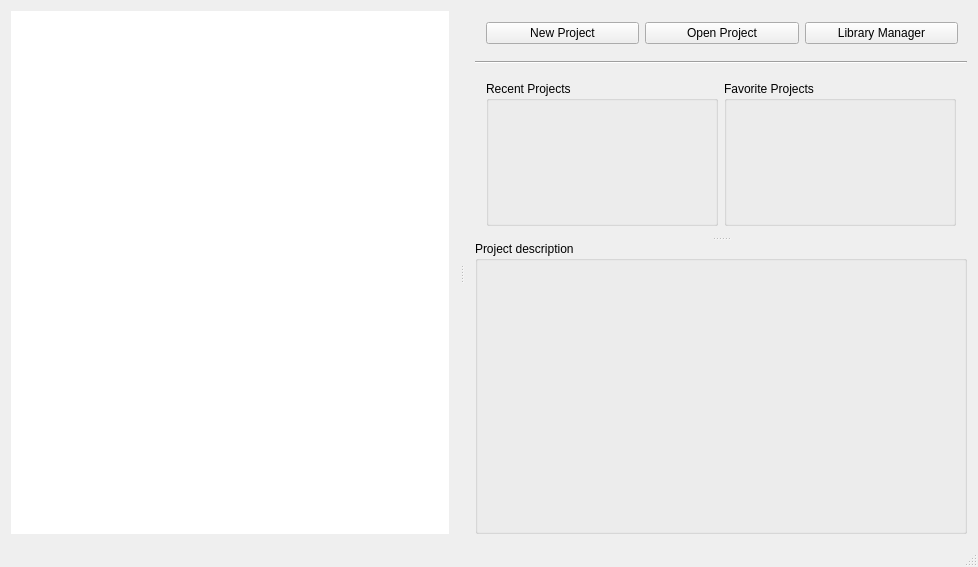
<?xml version="1.0" encoding="UTF-8"?>
<ui version="4.0">
 <class>librepcb::editor::ControlPanel</class>
 <widget class="QMainWindow" name="librepcb::editor::ControlPanel">
  <property name="geometry">
   <rect>
    <x>0</x>
    <y>0</y>
    <width>978</width>
    <height>567</height>
   </rect>
  </property>
  <property name="windowTitle">
   <string>LibrePCB ControlPanel</string>
  </property>
  <property name="windowIcon">
   <iconset>
    <normaloff>:/img/app/librepcb.png</normaloff>:/img/app/librepcb.png</iconset>
  </property>
  <widget class="QWidget" name="centralWidget">
   <layout class="QVBoxLayout" name="verticalLayout_2">
    <property name="spacing">
     <number>0</number>
    </property>
    <property name="leftMargin">
     <number>0</number>
    </property>
    <property name="topMargin">
     <number>0</number>
    </property>
    <property name="rightMargin">
     <number>0</number>
    </property>
    <property name="bottomMargin">
     <number>0</number>
    </property>
    <item>
     <widget class="librepcb::editor::MessageWidget" name="msgWarnForNewerAppVersions" native="true"/>
    </item>
    <item>
     <widget class="librepcb::editor::MessageWidget" name="msgInstallDesktopIntegration" native="true"/>
    </item>
    <item>
     <widget class="librepcb::editor::MessageWidget" name="msgWarnForNoLibraries" native="true"/>
    </item>
    <item>
     <widget class="QSplitter" name="splitter_h">
      <property name="sizePolicy">
       <sizepolicy hsizetype="Expanding" vsizetype="Preferred">
        <horstretch>0</horstretch>
        <verstretch>1</verstretch>
       </sizepolicy>
      </property>
      <property name="orientation">
       <enum>Qt::Horizontal</enum>
      </property>
      <property name="childrenCollapsible">
       <bool>false</bool>
      </property>
      <widget class="QWidget" name="layoutWidget">
       <layout class="QVBoxLayout" name="verticalLayout_4">
        <item>
         <widget class="QTreeView" name="projectTreeView">
          <property name="mouseTracking">
           <bool>true</bool>
          </property>
          <property name="contextMenuPolicy">
           <enum>Qt::CustomContextMenu</enum>
          </property>
          <property name="frameShape">
           <enum>QFrame::NoFrame</enum>
          </property>
          <property name="editTriggers">
           <set>QAbstractItemView::NoEditTriggers</set>
          </property>
          <property name="rootIsDecorated">
           <bool>true</bool>
          </property>
          <property name="sortingEnabled">
           <bool>false</bool>
          </property>
          <property name="animated">
           <bool>true</bool>
          </property>
          <property name="expandsOnDoubleClick">
           <bool>false</bool>
          </property>
          <attribute name="headerShowSortIndicator" stdset="0">
           <bool>false</bool>
          </attribute>
         </widget>
        </item>
       </layout>
      </widget>
      <widget class="QWidget" name="layoutWidget1">
       <layout class="QVBoxLayout" name="verticalLayout">
        <item>
         <widget class="QFrame" name="frame">
          <property name="sizePolicy">
           <sizepolicy hsizetype="Preferred" vsizetype="Fixed">
            <horstretch>0</horstretch>
            <verstretch>0</verstretch>
           </sizepolicy>
          </property>
          <property name="frameShape">
           <enum>QFrame::NoFrame</enum>
          </property>
          <property name="frameShadow">
           <enum>QFrame::Raised</enum>
          </property>
          <layout class="QHBoxLayout" name="horizontalLayout_2">
           <property name="rightMargin">
            <number>9</number>
           </property>
           <item>
            <widget class="QPushButton" name="newProjectButton">
             <property name="text">
              <string>New Project</string>
             </property>
             <property name="icon">
              <iconset>
               <normaloff>:/img/actions/new.png</normaloff>:/img/actions/new.png</iconset>
             </property>
             <property name="iconSize">
              <size>
               <width>24</width>
               <height>24</height>
              </size>
             </property>
            </widget>
           </item>
           <item>
            <widget class="QPushButton" name="openProjectButton">
             <property name="text">
              <string>Open Project</string>
             </property>
             <property name="icon">
              <iconset>
               <normaloff>:/img/actions/open.png</normaloff>:/img/actions/open.png</iconset>
             </property>
             <property name="iconSize">
              <size>
               <width>24</width>
               <height>24</height>
              </size>
             </property>
            </widget>
           </item>
           <item>
            <widget class="QPushButton" name="openLibraryManagerButton">
             <property name="text">
              <string>Library Manager</string>
             </property>
             <property name="icon">
              <iconset>
               <normaloff>:/img/library/symbol.png</normaloff>:/img/library/symbol.png</iconset>
             </property>
             <property name="iconSize">
              <size>
               <width>24</width>
               <height>24</height>
              </size>
             </property>
            </widget>
           </item>
          </layout>
         </widget>
        </item>
        <item>
         <widget class="Line" name="line">
          <property name="orientation">
           <enum>Qt::Horizontal</enum>
          </property>
         </widget>
        </item>
        <item>
         <widget class="QSplitter" name="splitter_v">
          <property name="frameShape">
           <enum>QFrame::NoFrame</enum>
          </property>
          <property name="orientation">
           <enum>Qt::Vertical</enum>
          </property>
          <property name="childrenCollapsible">
           <bool>false</bool>
          </property>
          <widget class="QWidget" name="layoutWidget2">
           <layout class="QHBoxLayout" name="horizontalLayout">
            <item>
             <widget class="QGroupBox" name="groupBox_2">
              <property name="sizePolicy">
               <sizepolicy hsizetype="Expanding" vsizetype="Minimum">
                <horstretch>0</horstretch>
                <verstretch>0</verstretch>
               </sizepolicy>
              </property>
              <property name="maximumSize">
               <size>
                <width>16777215</width>
                <height>16777215</height>
               </size>
              </property>
              <property name="title">
               <string>Recent Projects</string>
              </property>
              <layout class="QVBoxLayout" name="verticalLayout_3">
               <item>
                <widget class="QListView" name="recentProjectsListView">
                 <property name="sizePolicy">
                  <sizepolicy hsizetype="Expanding" vsizetype="Minimum">
                   <horstretch>0</horstretch>
                   <verstretch>0</verstretch>
                  </sizepolicy>
                 </property>
                 <property name="mouseTracking">
                  <bool>true</bool>
                 </property>
                 <property name="focusPolicy">
                  <enum>Qt::NoFocus</enum>
                 </property>
                 <property name="contextMenuPolicy">
                  <enum>Qt::CustomContextMenu</enum>
                 </property>
                 <property name="styleSheet">
                  <string notr="true">QListView
{
	background-color: rgba(0, 0, 0, 0);
	border: 0px;
}
QListView::item:hover
{
    background: qlineargradient(spread:pad, x1:0, y1:0, x2:1, y2:0, stop:0 palette(highlight), stop:1 rgba(0, 0, 0, 0));
    color: palette(highlighted-text);
}
QListView::item
{
	color: palette(link);
}</string>
                 </property>
                 <property name="frameShape">
                  <enum>QFrame::NoFrame</enum>
                 </property>
                 <property name="verticalScrollBarPolicy">
                  <enum>Qt::ScrollBarAsNeeded</enum>
                 </property>
                 <property name="horizontalScrollBarPolicy">
                  <enum>Qt::ScrollBarAlwaysOff</enum>
                 </property>
                 <property name="sizeAdjustPolicy">
                  <enum>QAbstractScrollArea::AdjustToContents</enum>
                 </property>
                 <property name="editTriggers">
                  <set>QAbstractItemView::NoEditTriggers</set>
                 </property>
                 <property name="showDropIndicator" stdset="0">
                  <bool>false</bool>
                 </property>
                 <property name="selectionMode">
                  <enum>QAbstractItemView::NoSelection</enum>
                 </property>
                 <property name="selectionBehavior">
                  <enum>QAbstractItemView::SelectRows</enum>
                 </property>
                 <property name="resizeMode">
                  <enum>QListView::Adjust</enum>
                 </property>
                </widget>
               </item>
              </layout>
             </widget>
            </item>
            <item>
             <widget class="QGroupBox" name="groupBox">
              <property name="sizePolicy">
               <sizepolicy hsizetype="Expanding" vsizetype="Minimum">
                <horstretch>0</horstretch>
                <verstretch>0</verstretch>
               </sizepolicy>
              </property>
              <property name="title">
               <string>Favorite Projects</string>
              </property>
              <layout class="QVBoxLayout" name="verticalLayout_5">
               <item>
                <widget class="QListView" name="favoriteProjectsListView">
                 <property name="sizePolicy">
                  <sizepolicy hsizetype="Expanding" vsizetype="Minimum">
                   <horstretch>0</horstretch>
                   <verstretch>0</verstretch>
                  </sizepolicy>
                 </property>
                 <property name="mouseTracking">
                  <bool>true</bool>
                 </property>
                 <property name="focusPolicy">
                  <enum>Qt::NoFocus</enum>
                 </property>
                 <property name="contextMenuPolicy">
                  <enum>Qt::CustomContextMenu</enum>
                 </property>
                 <property name="styleSheet">
                  <string notr="true">QListView
{
	background-color: rgba(0, 0, 0, 0);
	border: 0px;
}
QListView::item:hover
{
    background: qlineargradient(spread:pad, x1:0, y1:0, x2:1, y2:0, stop:0 palette(highlight), stop:1 rgba(0, 0, 0, 0));
    color: palette(highlighted-text);
}
QListView::item
{
	color: palette(link);
}</string>
                 </property>
                 <property name="frameShape">
                  <enum>QFrame::NoFrame</enum>
                 </property>
                 <property name="verticalScrollBarPolicy">
                  <enum>Qt::ScrollBarAsNeeded</enum>
                 </property>
                 <property name="horizontalScrollBarPolicy">
                  <enum>Qt::ScrollBarAlwaysOff</enum>
                 </property>
                 <property name="sizeAdjustPolicy">
                  <enum>QAbstractScrollArea::AdjustToContents</enum>
                 </property>
                 <property name="editTriggers">
                  <set>QAbstractItemView::NoEditTriggers</set>
                 </property>
                 <property name="showDropIndicator" stdset="0">
                  <bool>false</bool>
                 </property>
                 <property name="selectionMode">
                  <enum>QAbstractItemView::NoSelection</enum>
                 </property>
                 <property name="selectionBehavior">
                  <enum>QAbstractItemView::SelectRows</enum>
                 </property>
                 <property name="resizeMode">
                  <enum>QListView::Adjust</enum>
                 </property>
                </widget>
               </item>
              </layout>
             </widget>
            </item>
           </layout>
          </widget>
          <widget class="QGroupBox" name="groupBox_3">
           <property name="sizePolicy">
            <sizepolicy hsizetype="Expanding" vsizetype="Expanding">
             <horstretch>0</horstretch>
             <verstretch>0</verstretch>
            </sizepolicy>
           </property>
           <property name="title">
            <string>Project description</string>
           </property>
           <layout class="QVBoxLayout" name="verticalLayout_6">
            <item>
             <widget class="QTextBrowser" name="textBrowser">
              <property name="styleSheet">
               <string notr="true">background-color: transparent;</string>
              </property>
              <property name="frameShape">
               <enum>QFrame::NoFrame</enum>
              </property>
              <property name="openLinks">
               <bool>false</bool>
              </property>
             </widget>
            </item>
           </layout>
          </widget>
         </widget>
        </item>
       </layout>
      </widget>
     </widget>
    </item>
   </layout>
  </widget>
  <widget class="QMenuBar" name="menuBar">
   <property name="geometry">
    <rect>
     <x>0</x>
     <y>0</y>
     <width>978</width>
     <height>23</height>
    </rect>
   </property>
  </widget>
  <widget class="librepcb::editor::StatusBar" name="statusBar"/>
 </widget>
 <layoutdefault spacing="6" margin="11"/>
 <customwidgets>
  <customwidget>
   <class>librepcb::editor::StatusBar</class>
   <extends>QStatusBar</extends>
   <header location="global">librepcb/editor/widgets/statusbar.h</header>
  </customwidget>
  <customwidget>
   <class>librepcb::editor::MessageWidget</class>
   <extends>QWidget</extends>
   <header location="global">librepcb/editor/widgets/messagewidget.h</header>
   <container>1</container>
  </customwidget>
 </customwidgets>
 <resources/>
 <connections/>
</ui>
